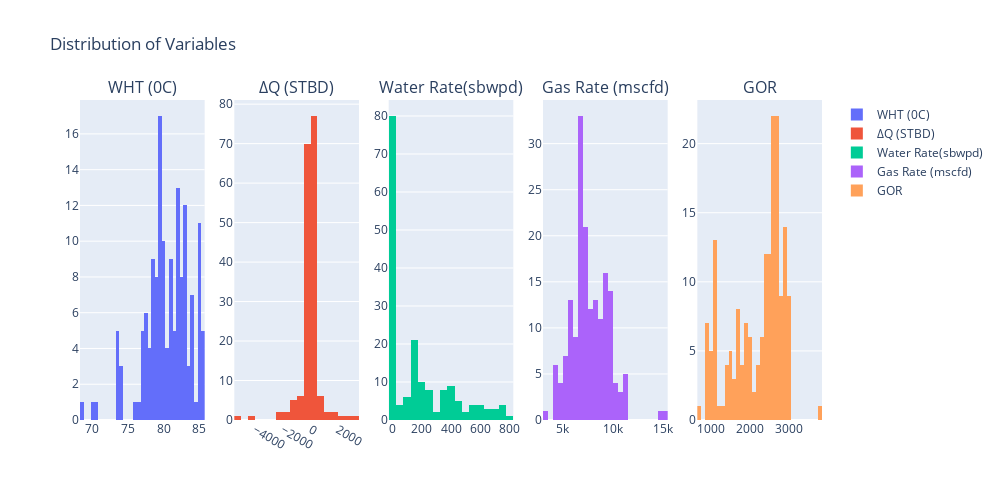

The code cell stored with this chart in its notebook:
### Code cell
fig = sp.make_subplots(rows=1, cols=5, subplot_titles=('WHT (0C)', '∆Q (STBD)', 'Water Rate(sbwpd)', 'Gas Rate (mscfd)', 'GOR'))

trace1 = go.Histogram(x=df_well4['WHT (0C)'], nbinsx=40, name='WHT (0C)')
trace2 = go.Histogram(x=df_well4['∆Q (STBD)'], nbinsx=40, name='∆Q (STBD)')
trace3 = go.Histogram(x=df_well4['Water Rate(sbwpd)'], nbinsx=40, name='Water Rate(sbwpd)')
trace4 = go.Histogram(x=df_well4['Gas Rate (mscfd)'], nbinsx=40, name='Gas Rate (mscfd)')
trace5 = go.Histogram(x=df_well4['GOR'], nbinsx=40, name='GOR')

fig.add_trace(trace1, row=1, col=1)
fig.add_trace(trace2, row=1, col=2)
fig.add_trace(trace3, row=1, col=3)
fig.add_trace(trace4, row=1, col=4)
fig.add_trace(trace5, row=1, col=5)

fig.update_layout(height=500, width=1000, title_text="Distribution of Variables")
fig.show()

### Figure 1 — Plotly figure (JSON) as saved in the notebook; plotly's stock layout.template omitted (floating-point values rounded to 4 significant figures; data arrays with more than 128 entries replaced by an {"elided": "..."} marker saying what was removed)
{"data": [{"name": "WHT (0C)", "nbinsx": 40, "type": "histogram", "x": {"elided": "178 float values"}, "xaxis": "x", "yaxis": "y"}, {"name": "∆Q (STBD)", "nbinsx": 40, "type": "histogram", "x": {"elided": "178 float values"}, "xaxis": "x2", "yaxis": "y2"}, {"name": "Water Rate(sbwpd)", "nbinsx": 40, "type": "histogram", "x": {"elided": "178 float values"}, "xaxis": "x3", "yaxis": "y3"}, {"name": "Gas Rate (mscfd)", "nbinsx": 40, "type": "histogram", "x": {"elided": "178 float values"}, "xaxis": "x4", "yaxis": "y4"}, {"name": "GOR", "nbinsx": 40, "type": "histogram", "x": {"elided": "178 float values"}, "xaxis": "x5", "yaxis": "y5"}], "layout": {"annotations": [{"font": {"size": 16}, "showarrow": false, "text": "WHT (0C)", "x": 0.084, "xanchor": "center", "xref": "paper", "y": 1, "yanchor": "bottom", "yref": "paper"}, {"font": {"size": 16}, "showarrow": false, "text": "∆Q (STBD)", "x": 0.292, "xanchor": "center", "xref": "paper", "y": 1, "yanchor": "bottom", "yref": "paper"}, {"font": {"size": 16}, "showarrow": false, "text": "Water Rate(sbwpd)", "x": 0.5, "xanchor": "center", "xref": "paper", "y": 1, "yanchor": "bottom", "yref": "paper"}, {"font": {"size": 16}, "showarrow": false, "text": "Gas Rate (mscfd)", "x": 0.708, "xanchor": "center", "xref": "paper", "y": 1, "yanchor": "bottom", "yref": "paper"}, {"font": {"size": 16}, "showarrow": false, "text": "GOR", "x": 0.916, "xanchor": "center", "xref": "paper", "y": 1, "yanchor": "bottom", "yref": "paper"}], "height": 500, "title": {"text": "Distribution of Variables"}, "width": 1000, "xaxis": {"anchor": "y", "domain": [0, 0.168]}, "xaxis2": {"anchor": "y2", "domain": [0.208, 0.376]}, "xaxis3": {"anchor": "y3", "domain": [0.416, 0.584]}, "xaxis4": {"anchor": "y4", "domain": [0.624, 0.792]}, "xaxis5": {"anchor": "y5", "domain": [0.832, 1]}, "yaxis": {"anchor": "x", "domain": [0, 1]}, "yaxis2": {"anchor": "x2", "domain": [0, 1]}, "yaxis3": {"anchor": "x3", "domain": [0, 1]}, "yaxis4": {"anchor": "x4", "domain": [0, 1]}, "yaxis5": {"anchor": "x5", "domain": [0, 1]}}}
